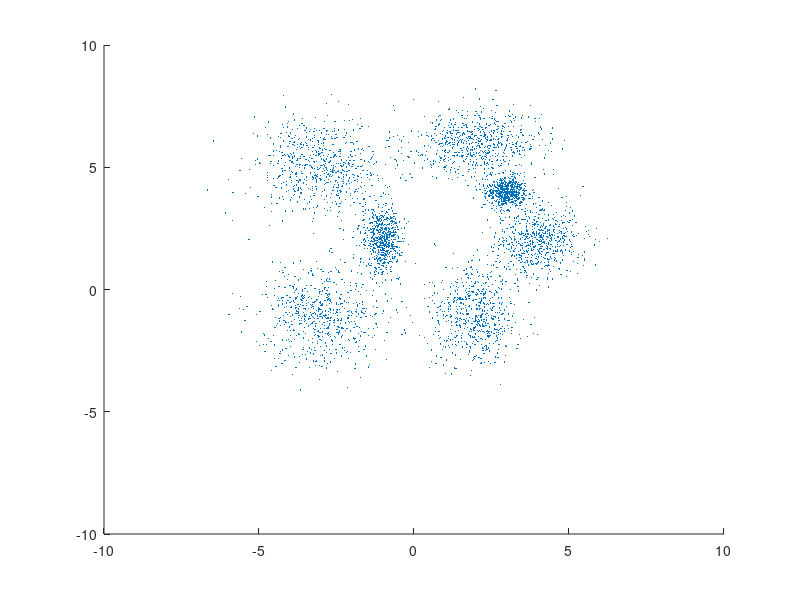

Reproduce this figure in MATLAB. (Note: this script raises an error after producing the figure.)
%%Test bench for gmeans alghorithm
clear all;

%% Creating Gusian Mixtures
MU = [2 6;-3 -1;-1 2; 2 -1 ; 3 4; 4 2; -3 5;];
SIGMA = cat(3,[1 0;0 .5],[1 0;0 1], [0.1 0;0 0.5], [0.5 0;0 1], [0.1 0;0 0.1], [0.5 0;0 0.5], [1 0;0 1]);
p = ones(1,7)/7;
obj = gmdistribution(MU,SIGMA,p);

%% Draw elements from Gaussian Mixtures and plot it
rng(1); % Seed is constant for reproducibility
numberOfElements = 4500;
X = random(obj,numberOfElements); % Draw
figure(1);
scatter(X(:,1),X(:,2),10,'.')
hold on;

%% Test G-Means
[groups, centers, ad] = gmeans(X, numberOfElements*0.001);

%% Plot for debug
figure(1)
for i = 1:length(MU)
    plot(MU(:,1),MU(:,2), 'g*');
end

for i = 1:length(centers)
    plot(centers(:,1),centers(:,2), 'r*');
end
    